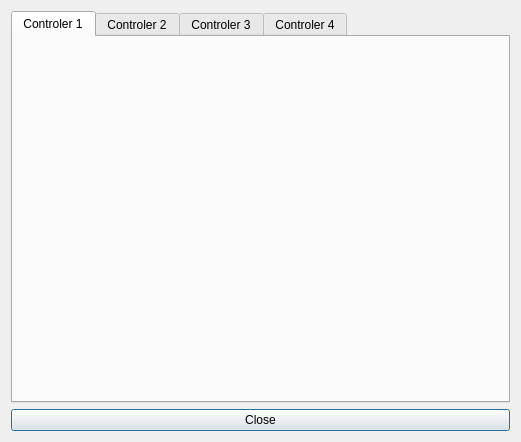
<?xml version="1.0" encoding="UTF-8"?>
<ui version="4.0">
 <class>InputDialogClass</class>
 <widget class="QDialog" name="InputDialogClass">
  <property name="windowModality">
   <enum>Qt::ApplicationModal</enum>
  </property>
  <property name="geometry">
   <rect>
    <x>0</x>
    <y>0</y>
    <width>521</width>
    <height>442</height>
   </rect>
  </property>
  <property name="windowTitle">
   <string>InputDialog</string>
  </property>
  <layout class="QGridLayout" name="gridLayout">
   <item row="0" column="0">
    <layout class="QGridLayout" name="gl_PluginParams">
     <item row="0" column="0">
      <widget class="QTabWidget" name="tabWidget">
       <property name="currentIndex">
        <number>0</number>
       </property>
       <widget class="QWidget" name="tab1">
        <attribute name="title">
         <string>Controler 1</string>
        </attribute>
        <widget class="QWidget" name="gridLayoutWidget">
         <property name="geometry">
          <rect>
           <x>9</x>
           <y>9</y>
           <width>481</width>
           <height>321</height>
          </rect>
         </property>
         <layout class="QGridLayout" name="gl_Tab1"/>
        </widget>
       </widget>
       <widget class="QWidget" name="tab2">
        <attribute name="title">
         <string>Controler 2</string>
        </attribute>
        <widget class="QWidget" name="gridLayoutWidget_2">
         <property name="geometry">
          <rect>
           <x>19</x>
           <y>9</y>
           <width>471</width>
           <height>341</height>
          </rect>
         </property>
         <layout class="QGridLayout" name="gl_Tab2"/>
        </widget>
       </widget>
       <widget class="QWidget" name="tab3">
        <attribute name="title">
         <string>Controler 3</string>
        </attribute>
        <widget class="QWidget" name="gridLayoutWidget_3">
         <property name="geometry">
          <rect>
           <x>10</x>
           <y>10</y>
           <width>481</width>
           <height>331</height>
          </rect>
         </property>
         <layout class="QGridLayout" name="gl_Tab3"/>
        </widget>
       </widget>
       <widget class="QWidget" name="tab4">
        <attribute name="title">
         <string>Controler 4</string>
        </attribute>
        <widget class="QWidget" name="gridLayoutWidget_4">
         <property name="geometry">
          <rect>
           <x>10</x>
           <y>10</y>
           <width>481</width>
           <height>331</height>
          </rect>
         </property>
         <layout class="QGridLayout" name="gl_Tab4"/>
        </widget>
       </widget>
      </widget>
     </item>
    </layout>
   </item>
   <item row="1" column="0">
    <widget class="QPushButton" name="pb_Close">
     <property name="text">
      <string>Close</string>
     </property>
    </widget>
   </item>
  </layout>
 </widget>
 <layoutdefault spacing="6" margin="11"/>
 <resources/>
 <connections>
  <connection>
   <sender>pb_Close</sender>
   <signal>clicked()</signal>
   <receiver>InputDialogClass</receiver>
   <slot>accept()</slot>
   <hints>
    <hint type="sourcelabel">
     <x>420</x>
     <y>426</y>
    </hint>
    <hint type="destinationlabel">
     <x>517</x>
     <y>379</y>
    </hint>
   </hints>
  </connection>
 </connections>
</ui>
